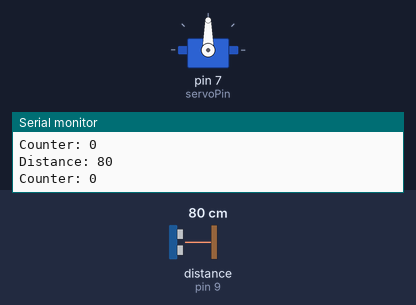
A sketch run on a simulated Arduino Uno, built with avr-gcc and run on an emulated ATmega328P. Shown: servo, the last lines printed to the serial monitor. Wiring (inferred from the names in the program): ultrasonic range finder: trigger pin 8; echo pin 9. Inputs (shaded band) come from the test bench; at power-on: distance to the obstacle (sensor on pin 9) 80 cm. The echo pulse lasts 58.3 µs per cm.

Above: at 1.2 s.
1.3 s: distance to the obstacle (sensor on pin 9) set to 22 cm
2.8 s: distance to the obstacle (sensor on pin 9) set to 19 cm
At 3.32 s:
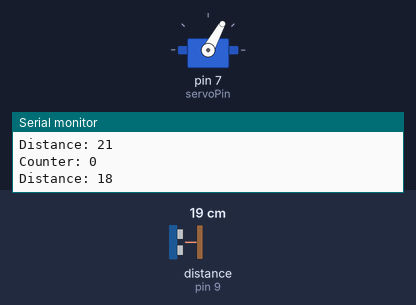
At 4.9 s:
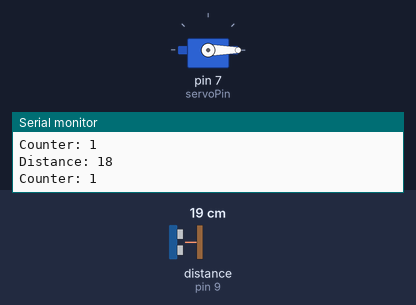
5.8 s: distance to the obstacle (sensor on pin 9) set to 35 cm
At 6.71 s:
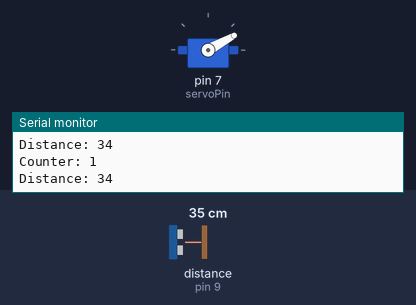
8.8 s: distance to the obstacle (sensor on pin 9) set to 2 cm
Timing chart, 0 to 12.8 s (numbered marks = the images above; inputs shaded):
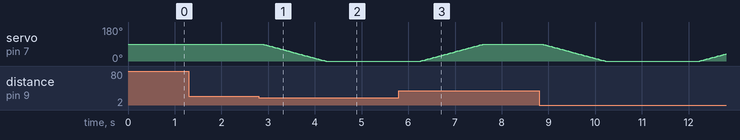

The sketch:

Smart_Trush_Bin.ino
```cpp
#include <Servo.h>

const int triggerPin = 8;   // Trigger pin of the ultrasonic sensor
const int echoPin = 9;     // Echo pin of the ultrasonic sensor
const int servoPin = 7;     // Servo control pin

Servo myServo;              // Create a servo object

const int thresholdDistance = 20;  // Distance threshold for triggering servo movement
const unsigned long interval = 2000; // Interval for servo movement in milliseconds
unsigned long previousTime = 0;   // Variable to store the previous time

int counter = 0;  // Counter for number of times servo moved from 90 to 0 degrees

void setup() {
  Serial.begin(9600);       // Initialize serial communication
  pinMode(triggerPin, OUTPUT);
  pinMode(echoPin, INPUT);
  myServo.attach(servoPin); // Attaches the servo on pin 6 to the servo object
  myServo.write(90);         // Set initial position of the servo to 90 degrees
}

void loop() {
  // Ultrasonic sensor measurement
  digitalWrite(triggerPin, LOW);
  delayMicroseconds(2);
  digitalWrite(triggerPin, HIGH);
  delayMicroseconds(10);
  digitalWrite(triggerPin, LOW);
  int distance = pulseIn(echoPin, HIGH) / 58; // Convert pulse duration to distance in cm

  Serial.print("Distance: ");
  Serial.println(distance);

  // Check if distance is less than the threshold
  if (distance < thresholdDistance) {
    if (myServo.read() == 90) {  // Check if the servo is at 90 degrees
      unsigned long startTime = millis();  // Record the start time
      for (int i = 90; i >= 0; i--) { // Move servo incrementally from 90 to 0 degrees
        myServo.write(i);          // Move servo to current degree
        delay(15); // Delay for smoother movement
      }
      counter++;                 // Increment the counter
      unsigned long endTime = millis();    // Record the end time
      float speed = 2000.0 / (endTime - startTime) * 100;  // Calculate speed in degrees per second
      Serial.print("Speed: ");
      Serial.print(speed);
      Serial.println(" degrees/second");
      previousTime = millis();   // Record the time when servo moved
    }
  }
  // Check if interval has passed since last servo movement
  if (millis() - previousTime >= interval && myServo.read() == 0) {
    for (int i = 0; i <= 90; i++) { // Move servo incrementally from 0 to 90 degrees
      myServo.write(i);  // Move servo to current degree
      delay(15); // Delay for smoother movement
    }
  }
  // Print counter value to serial monitor
  Serial.print("Counter: ");
  Serial.println(counter);

  delay(200); // Delay for stability
}
```

Measured:
- the behaviour switches between 21 and 20 cm on distance to the obstacle (sensor on pin 9) (found by bisection; images 0 and 1)
- after the input at 2.8 s, servo on pin 7 (servoPin): moves from 90° to 0° over 1.4 s, starting after 0.07 s
- after the input at 5.8 s, servo on pin 7 (servoPin): goes on until 7.6 s, then stays 90°
